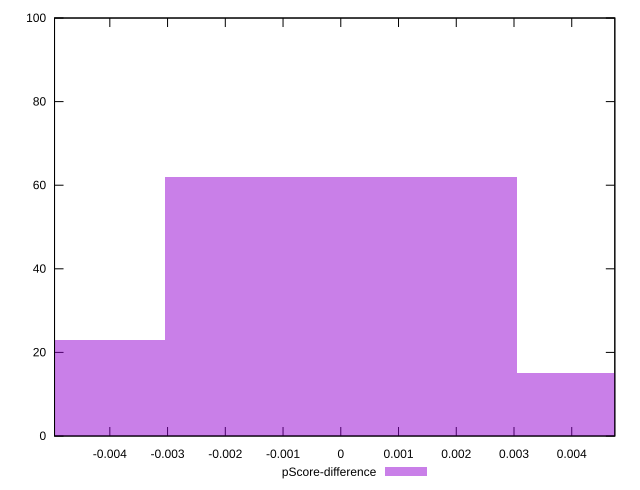

Write gnuplot code to recreate this figure.
reset

$pScoreDifference <<EOF
0 62
-0.006097529884607968 23
0.006097529884607968 15
EOF

set key outside below
set boxwidth 0.006097529884607968
set xrange [-0.004957650026565896:0.004746139924313275]
set yrange [0:100]
set trange [0:100]
set style fill transparent solid 0.5 noborder
set terminal svg size 640, 490 enhanced background rgb 'white'
set output "report_00020_2021-02-19T21:17:38.612Z2/first-contentful-paint/samples/pages+cached+noadtech+nomedia/pScore-difference/histogram.svg"

plot $pScoreDifference title "pScore-difference" with boxes

reset
